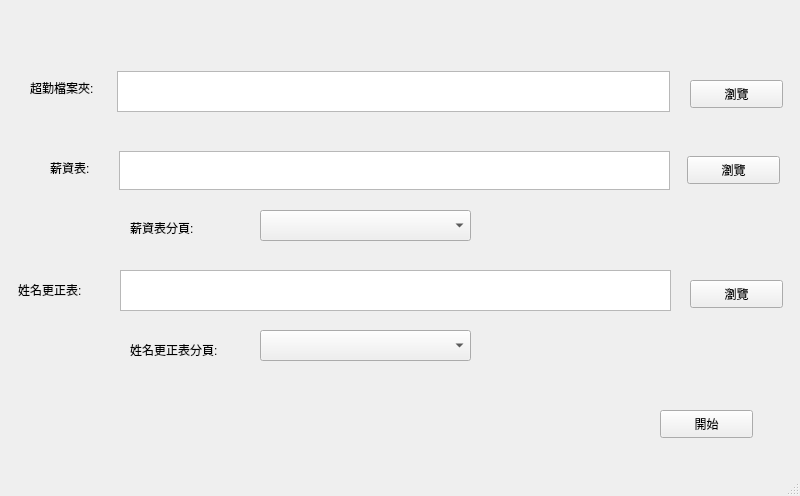
<?xml version="1.0" encoding="UTF-8"?>
<ui version="4.0">
 <class>MainWindow</class>
 <widget class="QMainWindow" name="MainWindow">
  <property name="geometry">
   <rect>
    <x>0</x>
    <y>0</y>
    <width>800</width>
    <height>496</height>
   </rect>
  </property>
  <property name="windowTitle">
   <string>MainWindow</string>
  </property>
  <widget class="QWidget" name="centralwidget">
   <widget class="QLabel" name="label">
    <property name="geometry">
     <rect>
      <x>30</x>
      <y>80</y>
      <width>79</width>
      <height>16</height>
     </rect>
    </property>
    <property name="text">
     <string>超勤檔案夾:</string>
    </property>
   </widget>
   <widget class="QPushButton" name="dirpath_btn">
    <property name="geometry">
     <rect>
      <x>690</x>
      <y>80</y>
      <width>93</width>
      <height>28</height>
     </rect>
    </property>
    <property name="text">
     <string>瀏覽</string>
    </property>
   </widget>
   <widget class="QComboBox" name="pmfile_cb">
    <property name="geometry">
     <rect>
      <x>260</x>
      <y>210</y>
      <width>211</width>
      <height>31</height>
     </rect>
    </property>
   </widget>
   <widget class="QComboBox" name="namecorrection_cb">
    <property name="geometry">
     <rect>
      <x>260</x>
      <y>330</y>
      <width>211</width>
      <height>31</height>
     </rect>
    </property>
   </widget>
   <widget class="QPushButton" name="start_btn">
    <property name="geometry">
     <rect>
      <x>660</x>
      <y>410</y>
      <width>93</width>
      <height>28</height>
     </rect>
    </property>
    <property name="text">
     <string>開始</string>
    </property>
   </widget>
   <widget class="QLabel" name="label_6">
    <property name="geometry">
     <rect>
      <x>130</x>
      <y>220</y>
      <width>91</width>
      <height>16</height>
     </rect>
    </property>
    <property name="text">
     <string>薪資表分頁:</string>
    </property>
   </widget>
   <widget class="QLabel" name="label_8">
    <property name="geometry">
     <rect>
      <x>130</x>
      <y>340</y>
      <width>111</width>
      <height>20</height>
     </rect>
    </property>
    <property name="text">
     <string>姓名更正表分頁:</string>
    </property>
   </widget>
   <widget class="QPushButton" name="namecorrection_btn">
    <property name="geometry">
     <rect>
      <x>690</x>
      <y>280</y>
      <width>93</width>
      <height>28</height>
     </rect>
    </property>
    <property name="text">
     <string>瀏覽</string>
    </property>
   </widget>
   <widget class="QLabel" name="label_5">
    <property name="geometry">
     <rect>
      <x>18</x>
      <y>280</y>
      <width>81</width>
      <height>20</height>
     </rect>
    </property>
    <property name="text">
     <string>姓名更正表:</string>
    </property>
   </widget>
   <widget class="QPushButton" name="pmfile_btn">
    <property name="geometry">
     <rect>
      <x>687</x>
      <y>156</y>
      <width>93</width>
      <height>28</height>
     </rect>
    </property>
    <property name="text">
     <string>瀏覽</string>
    </property>
   </widget>
   <widget class="QLabel" name="label_3">
    <property name="geometry">
     <rect>
      <x>50</x>
      <y>160</y>
      <width>49</width>
      <height>16</height>
     </rect>
    </property>
    <property name="text">
     <string>薪資表:</string>
    </property>
   </widget>
   <widget class="QTextBrowser" name="dirpath">
    <property name="geometry">
     <rect>
      <x>117</x>
      <y>71</y>
      <width>553</width>
      <height>41</height>
     </rect>
    </property>
   </widget>
   <widget class="QTextBrowser" name="namecorrection">
    <property name="geometry">
     <rect>
      <x>120</x>
      <y>270</y>
      <width>551</width>
      <height>41</height>
     </rect>
    </property>
   </widget>
   <widget class="QTextBrowser" name="pmfile">
    <property name="geometry">
     <rect>
      <x>119</x>
      <y>151</y>
      <width>551</width>
      <height>39</height>
     </rect>
    </property>
   </widget>
  </widget>
  <widget class="QMenuBar" name="menubar">
   <property name="geometry">
    <rect>
     <x>0</x>
     <y>0</y>
     <width>800</width>
     <height>25</height>
    </rect>
   </property>
  </widget>
  <widget class="QStatusBar" name="statusbar"/>
 </widget>
 <resources/>
 <connections>
  <connection>
   <sender>dirpath_btn</sender>
   <signal>clicked()</signal>
   <receiver>MainWindow</receiver>
   <slot>dirpath_click()</slot>
   <hints>
    <hint type="sourcelabel">
     <x>721</x>
     <y>118</y>
    </hint>
    <hint type="destinationlabel">
     <x>718</x>
     <y>73</y>
    </hint>
   </hints>
  </connection>
  <connection>
   <sender>pmfile_btn</sender>
   <signal>clicked()</signal>
   <receiver>MainWindow</receiver>
   <slot>pmfile_click()</slot>
   <hints>
    <hint type="sourcelabel">
     <x>727</x>
     <y>193</y>
    </hint>
    <hint type="destinationlabel">
     <x>709</x>
     <y>153</y>
    </hint>
   </hints>
  </connection>
  <connection>
   <sender>pmfile_cb</sender>
   <signal>currentTextChanged(QString)</signal>
   <receiver>MainWindow</receiver>
   <slot>pmfile_cb_click()</slot>
   <hints>
    <hint type="sourcelabel">
     <x>445</x>
     <y>251</y>
    </hint>
    <hint type="destinationlabel">
     <x>496</x>
     <y>250</y>
    </hint>
   </hints>
  </connection>
  <connection>
   <sender>namecorrection_btn</sender>
   <signal>clicked()</signal>
   <receiver>MainWindow</receiver>
   <slot>namecorrection_click()</slot>
   <hints>
    <hint type="sourcelabel">
     <x>731</x>
     <y>414</y>
    </hint>
    <hint type="destinationlabel">
     <x>724</x>
     <y>370</y>
    </hint>
   </hints>
  </connection>
  <connection>
   <sender>namecorrection_cb</sender>
   <signal>currentTextChanged(QString)</signal>
   <receiver>MainWindow</receiver>
   <slot>namecorrection_cb_click()</slot>
   <hints>
    <hint type="sourcelabel">
     <x>417</x>
     <y>473</y>
    </hint>
    <hint type="destinationlabel">
     <x>509</x>
     <y>472</y>
    </hint>
   </hints>
  </connection>
  <connection>
   <sender>start_btn</sender>
   <signal>clicked()</signal>
   <receiver>MainWindow</receiver>
   <slot>start_click()</slot>
   <hints>
    <hint type="sourcelabel">
     <x>703</x>
     <y>553</y>
    </hint>
    <hint type="destinationlabel">
     <x>631</x>
     <y>552</y>
    </hint>
   </hints>
  </connection>
 </connections>
 <slots>
  <slot>dirpath_click()</slot>
  <slot>pmfile_click()</slot>
  <slot>pmfile_cb_click()</slot>
  <slot>personinfo_click()</slot>
  <slot>personinfo_cb_click()</slot>
  <slot>namecorrection_click()</slot>
  <slot>namecorrection_cb_click()</slot>
  <slot>start_click()</slot>
 </slots>
</ui>
